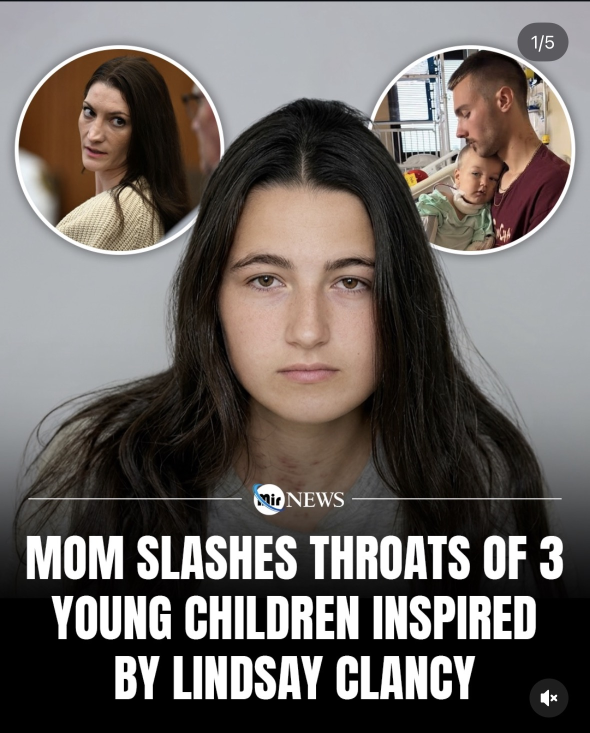
#> input picture examplepost.png, 1179 x 1465 px (shown at 1/2 size)
$ python -i photo_card.py   (imports and definitions only)
#> lines starting #> are read from the running program, lines starting #| are printed output that depends on the picture
"""
shared/photo_card.py — render a "news card" photo post from a hero photo,
up to two circular inset photos, a brand logo and a headline. Pure Pillow, no
network, no Telegram — the photo twin of `shared/branding.py`.

Layers, bottom to top (all geometry is a fraction of the canvas so a 4:5 or
1:1 target renders the same design):

  0  photos         `layout` decides this layer and nothing else: "insets"
                    (the default) is the hero plus circular badges, "solo"
                    the hero alone, "split" 2-3 full-height panels edge to
                    edge, each cropped around its own subject. Layers 2-5
                    below are identical in all three.
  0a hero photo     cover-fit to the canvas; the crop window is steered by
                    `focus` (0..1 of the source height, where the subject's
                    eyes are) so the eyeline lands in the upper third.
  0b panels         ("split") each photo scale-to-cover into its equal slice
                    of the width, the crop window centred on the subject
                    (`subject_focus`) rather than on the photo's middle — a
                    540 or 360 px wide slice of a landscape shot decapitates
                    an off-centre subject otherwise.
  1  insets         circular crops, white stroke + soft drop shadow, top-left
                    and top-right, mirrored about the centre axis, fully
                    inside the frame with a small margin.
  1b subject        the hero's main subject (rembg alpha matte) pasted back
                    OVER the insets, so hair/shoulders overlap the circles
                    the way a cut-out does in the reference. Skipped, with a
                    log line, when rembg isn't installed or the matte is
                    empty — the card is still valid, just flat.
  2  scrim          black->transparent gradient anchored at the bottom.
  3  divider        thin white rule near 68 % height, split around a gap.
  4  logo           `brands/<group>/<name>/logo.png` centred in the gap.
  5  headline       upper-case, centred, auto-fitted (font size shrinks until
                    the text fits in MAX_LINES lines), top-anchored just
                    under the divider/logo and growing downward.

Blocking; async callers use `asyncio.to_thread`.

CLI (quick visual test):

    py shared/photo_card.py hero.jpg --headline "..." --brand mirnews \
        --inset a.jpg --inset b.jpg -o card.jpg
    py shared/photo_card.py a.jpg --layout split --inset b.jpg \
        --inset c.jpg --headline "..." --brand mirnews -o card.jpg
"""

import argparse
import logging
import os
import sys

# shared/photo_card.py -> shared/ -> <repo root>
_ROOT = os.path.dirname(os.path.dirname(os.path.abspath(__file__)))
if _ROOT not in sys.path:
    sys.path.insert(0, _ROOT)

from PIL import Image, ImageDraw, ImageFilter, ImageFont, ImageOps  # noqa: E402

log = logging.getLogger(__name__)

# ---------------------------------------------------------------- geometry --
# Canvas: IG portrait 4:5. Pass size=(1080, 1080) for a square post.
DEFAULT_SIZE = (1080, 1350)

# Where the subject's eyes should land, as a fraction of canvas height.
EYELINE = 0.34

# Insets: diameter as a fraction of canvas WIDTH, centre Y as a fraction of
# canvas height, margin = gap between the ring and the side edge (fraction of
# width). Measured off examplepost.png (1179x1465): circle 30..447 px on a
# centre line at y=300 -> d 0.354 W, margin 0.025 W, centre 0.205 H, ring 7 px.
INSET_DIAMETER = 0.355
INSET_CENTER_Y = 0.205
INSET_MARGIN = 0.025
INSET_STROKE = 7          # px of white ring
INSET_SHADOW_BLUR = 18    # px
INSET_SHADOW_OFFSET = (0, 10)
INSET_SHADOW_ALPHA = 150  # 0..255

# Subject cut-out over the insets. The matte is only trusted when it covers
# at least this fraction of the canvas — a near-empty matte means rembg found
# no subject (a landscape, a document) and pasting it would add noise.
SUBJECT_MIN_COVERAGE = 0.03
# rembg model. bria-rmbg (rembg's default, ~1 GB, downloaded to ~/.rembg on
# first use) gives the cleanest hair edges; "u2net" (~170 MB) is the light
# option for a small VPS. Override with CARD_CUTOUT_MODEL in .env.
CUTOUT_MODEL = os.environ.get("CARD_CUTOUT_MODEL", "bria-rmbg")
# Edge clean-up: the matte's half-transparent edge pixels still carry the
# hero's background colour, which shows as a halo over a circle. Erode the
# alpha by this many px (shaves the contaminated rim) then feather it.
CUTOUT_ERODE_PX = 2
CUTOUT_FEATHER_PX = 1.2

# Split layout: 2 or 3 photos as full-height vertical panels, edge to edge,
# no gutter (examples 3 and 4). The panels run the whole canvas height and the
# scrim/divider/headline stack sits on top of them unchanged, so the brand look
# is identical whichever layout an operator picks.
LAYOUTS = ("solo", "insets", "split")
MAX_PANELS = 3
# Where a panel's subject centroid lands, as a fraction of the panel height.
# A person's matte centroid sits around the chest, so 0.45 puts the head in the
# upper third the way the references do.
PANEL_FOCUS_Y = 0.45

# Blur-fill behind a contain-fitted hero (aspect != canvas).
BLURFILL_RADIUS = 40
BLURFILL_DIM = 0.6

# Scrim: fully transparent at SCRIM_TOP, fully black from SCRIM_SOLID down.
SCRIM_TOP = 0.42
SCRIM_SOLID = 0.80

# Divider rule and logo.
DIVIDER_Y = 0.68
DIVIDER_MARGIN = 0.05     # left/right inset of the rule, fraction of width
DIVIDER_THICKNESS = 3
LOGO_HEIGHT = 0.09        # logo height as a fraction of canvas height (was
                          # 0.045 — too small to read on a phone)
LOGO_GAP_PAD = 0.02       # clear space between the rule ends and the logo

# Headline block: sits between HEADLINE_TOP and HEADLINE_BOTTOM.
HEADLINE_TOP = 0.72
HEADLINE_BOTTOM = 0.97
HEADLINE_SIDE = 0.05
HEADLINE_GAP = 0.015      # space between the logo's bottom edge and the first row
MAX_LINES = 3
FONT_MAX = 0.085          # start size, fraction of canvas height
FONT_MIN = 0.04
LINE_SPACING = 1.02
HEADLINE_COLOR = (255, 255, 255)
HEADLINE_STROKE = 0       # px of dark outline, 0 = none

# Impact is the closest stock Windows face to the condensed bold in
# examplepost.png; Arial Bold and the shipped DejaVu are the fallbacks.
FONT_CANDIDATES = ("impact.ttf", "arialbd.ttf")
SHIPPED_FONT = os.path.join(_ROOT, "assets", "fonts", "DejaVuSans-Bold.ttf")
_SYSTEM_FONT_DIRS = [
    os.path.join(os.environ.get("WINDIR", r"C:\Windows"), "Fonts"),
    os.path.join(os.environ.get("LOCALAPPDATA", ""), "Microsoft", "Windows", "Fonts"),
    "/usr/share/fonts", "/usr/local/share/fonts",
]


# [120 lines left out: functions default_font, brand_logo, cover_fit, contain_fit, panel_fit, split_fill and 1 more, not called in this run]


def subject_cutout(hero: Image.Image):
    """RGBA copy of `hero` with the background removed (rembg, u2net),
    or None when rembg is unavailable / the matte covers too little."""
    try:
        from rembg import remove
    except ImportError:
        log.info("photo_card: rembg not installed, no subject cut-out")
        return None
    try:
        from rembg import new_session
        cut = remove(hero.convert("RGB"), session=new_session(CUTOUT_MODEL)).convert("RGBA")
    except Exception as exc:  # model download failed, onnxruntime missing ...
        log.warning("photo_card: rembg failed (%s), no subject cut-out", exc)
        return None
    alpha = cut.getchannel("A")
    coverage = sum(alpha.histogram()[128:]) / (alpha.width * alpha.height)
    if coverage < SUBJECT_MIN_COVERAGE:
        log.info("photo_card: matte covers %.1f%%, no subject cut-out", coverage * 100)
        return None
    return cut


# (abspath, mtime, size) -> (fx, fy). A card is rendered once per brand off
# the same handful of photos, so without this the thirteen brands would each
# pay for the same three rembg passes. Bounded because the news bot is a
# long-running process and the photos it keys on are swept nightly.
_FOCUS_CACHE: dict[tuple, tuple[float, float]] = {}
_FOCUS_CACHE_MAX = 256
# The focus point is a centroid, not a cut-out: a thumbnail gives the same
# answer to within a pixel of the panel and rembg costs a fraction as much
# (the matte for a 4000 px phone photo is seconds of CPU on the VPS, and a
# 3-panel split would pay it three times before the first brand renders).
FOCUS_MATTE_PX = 320


def subject_focus(path: str) -> tuple[float, float]:
    """Where the subject sits in the photo at `path`, as (x, y) fractions of
    its size: the alpha-weighted centroid of the rembg matte. Falls back to
    (0.5, EYELINE) — the plain centre crop — when there is no usable matte,
    the same never-fails contract as `subject_cutout`. Memoised per file."""
    try:
        st = os.stat(path)
        key = (os.path.abspath(path), st.st_mtime, st.st_size)
    except OSError:
        key = None
    if key is not None and key in _FOCUS_CACHE:
        return _FOCUS_CACHE[key]
    focus = _subject_focus(path)
    if key is not None:
        if len(_FOCUS_CACHE) >= _FOCUS_CACHE_MAX:
            _FOCUS_CACHE.clear()
        _FOCUS_CACHE[key] = focus
    return focus


def _subject_focus(path: str) -> tuple[float, float]:
#> called with path = '../examplepost.png'
    default = (0.5, EYELINE)
    try:
        with Image.open(path) as im:
#> im is the input picture: PIL image 1179x1465 RGB; mean R, G, B 108.3, 102.4, 98.8
            small = ImageOps.exif_transpose(im).convert("RGB")
            small.thumbnail((FOCUS_MATTE_PX, FOCUS_MATTE_PX), Image.LANCZOS)
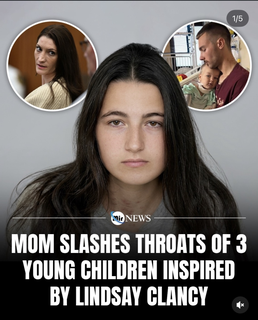
#> small: PIL image 258x320 RGB; mean R, G, B 108.2, 102.2, 98.7
            cut = subject_cutout(small)
    except Exception as exc:
        log.warning("photo_card: can't read %s for a focus point (%s)", path, exc)
        return default
    if cut is None:
        return default
    import numpy as np
    a = np.asarray(cut.getchannel("A"), dtype="float64")
    total = a.sum()
    if total <= 0:
        return default
    h, w = a.shape
    fx = float((a.sum(axis=0) * np.arange(w)).sum() / total / w)
    fy = float((a.sum(axis=1) * np.arange(h)).sum() / total / h)
    return fx, fy


# [205 lines left out: functions _restrict_to_circles, scrim, _fit_font, render_card, main, not called in this run]


# [2 lines not run here, left out]

#> (the run stopped early here; a loop or call above may not have finished)
